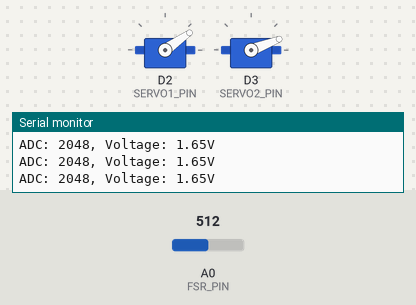
Bench run of a sketch on a simulated Arduino Zero (SAMD21). Parts: 2 × servo, the last lines printed to the serial monitor. The test bench sets the inputs (shaded band); at power-on: A0 (FSR_PIN) = 512 (analog values on the 0–1023 scale).

Above: at 3.2 s.
3.3 s: A0 (FSR_PIN) set to 716
At 4.4 s:
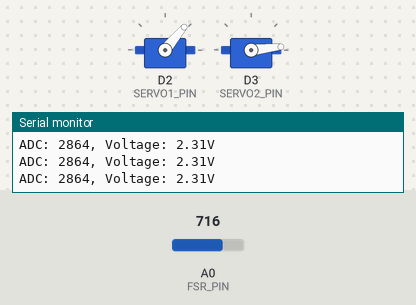
4.8 s: A0 (FSR_PIN) set to 900
At 5.7 s:
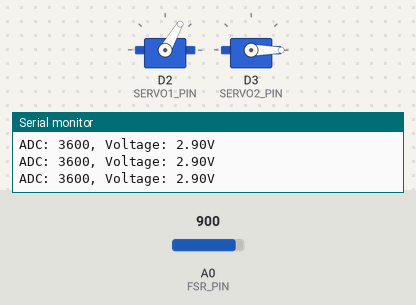
6.3 s: A0 (FSR_PIN) set to 306
At 7.0 s:
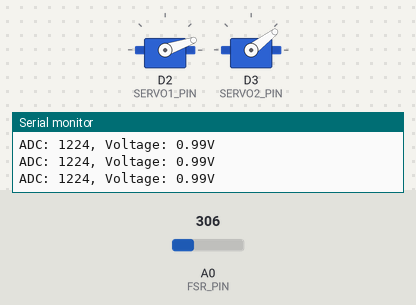
7.8 s: A0 (FSR_PIN) set to 260
At 8.3 s:
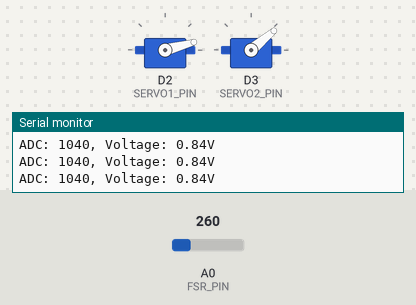
9.3 s: A0 (FSR_PIN) set to 0
At 9.6 s:
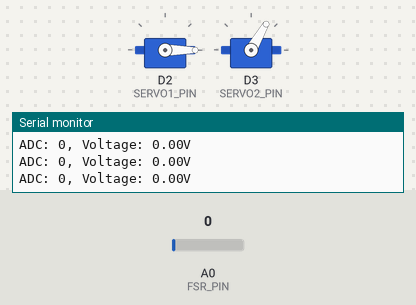
10.8 s: A0 (FSR_PIN) set to 1023
At 12.1 s:
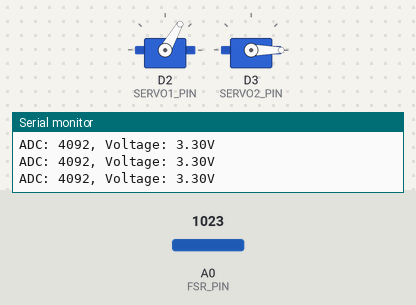
Timing chart, 0 to 13.3 s (numbered marks = the images above; inputs shaded):
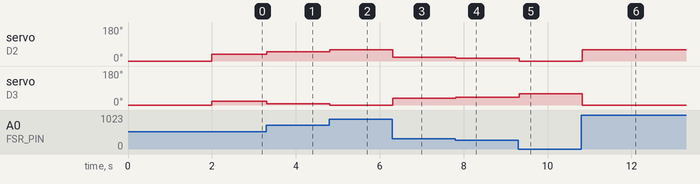

The sketch:

opamp-servo-control.ino
```cpp
#include <Arduino.h>
#include <Servo.h>

// calibration constants
#define VCC 3.3         // 3.3V Logic
// test/get these values
#define PDR 5100        // pull down resistor
#define ANGLE_INC 5     // increment for servo angle

//Constants
#define SERVO1_PIN 2
#define SERVO2_PIN 3
#define FSR_PIN A0

uint16_t adc_read;  // reading from ADC pin
float adc_voltage;  // adc_read converted to voltage value
float servoAngle;   // angle of targeted servo

const int MIN_PULSE = 500;
const int MAX_PULSE = 2500;
const int SERVO_MIN_ANG = 0;
const int SERVO_MAX_ANG = 270;
const int SERVO_UL_DEG = 90;

Servo servo1;
Servo servo2;

double angleToMicroseconds(int angle) {
    return map(angle, SERVO_MIN_ANG, SERVO_MAX_ANG, MIN_PULSE, MAX_PULSE);
}


void setup() {
    Serial.begin(115200);
    analogReadResolution(12);  // 12-bit ADC (0-4095)

    servo1.attach(SERVO1_PIN);
    servo2.attach(SERVO2_PIN);


    Serial.println("Zeroing Servos...");
    servo1.writeMicroseconds(angleToMicroseconds(0));
    servo2.writeMicroseconds(angleToMicroseconds(0));
    delay(2000);
}

void loop() {
    adc_read = analogRead(FSR_PIN);
    adc_voltage = (adc_read / 4095.0) * VCC;

    Serial.printf("ADC: %u, Voltage: %.2fV\n",
                  adc_read, adc_voltage);

    // Map voltage (0V to 3V) to a servo angle (0° to upper limit)
    servoAngle = (adc_voltage / 2.75) * SERVO_UL_DEG;
    if (servoAngle < 0) servoAngle = 0;
    if (servoAngle > SERVO_UL_DEG) servoAngle = SERVO_UL_DEG;

    servo1.writeMicroseconds(angleToMicroseconds((int)servoAngle));
    servo2.writeMicroseconds(angleToMicroseconds((int)(SERVO_UL_DEG-servoAngle)));

    delay(100);
}
```

Measured:
- after the input at 3.3 s, servo on D2 (SERVO1_PIN): 35° → 50° at once; servo on D3 (SERVO2_PIN): 21° → 6° at once
- after the input at 4.8 s, servo on D2 (SERVO1_PIN): 50° → 60° at once; servo on D3 (SERVO2_PIN): 6° → 0° at once
- after the input at 6.3 s, servo on D2 (SERVO1_PIN): 60° → 19° at once; servo on D3 (SERVO2_PIN): 0° → 37° at once
- after the input at 7.8 s, servo on D2 (SERVO1_PIN): 19° → 15° at once; servo on D3 (SERVO2_PIN): 37° → 40° at once
- after the input at 9.3 s, servo on D2 (SERVO1_PIN): 15° → 0° at once; servo on D3 (SERVO2_PIN): 40° → 60° at once
- after the input at 10.8 s, servo on D2 (SERVO1_PIN): 0° → 60° at once; servo on D3 (SERVO2_PIN): 60° → 0° at once
